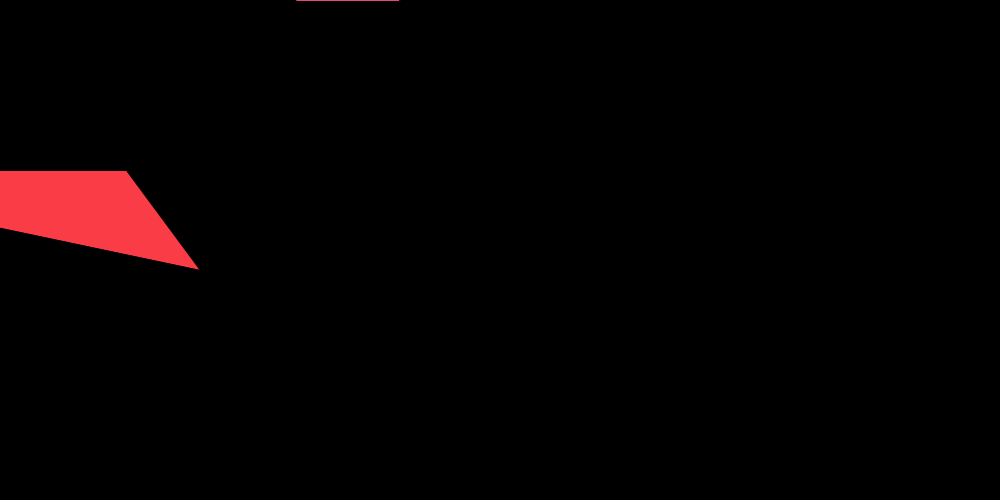
Frame 1 (no input)
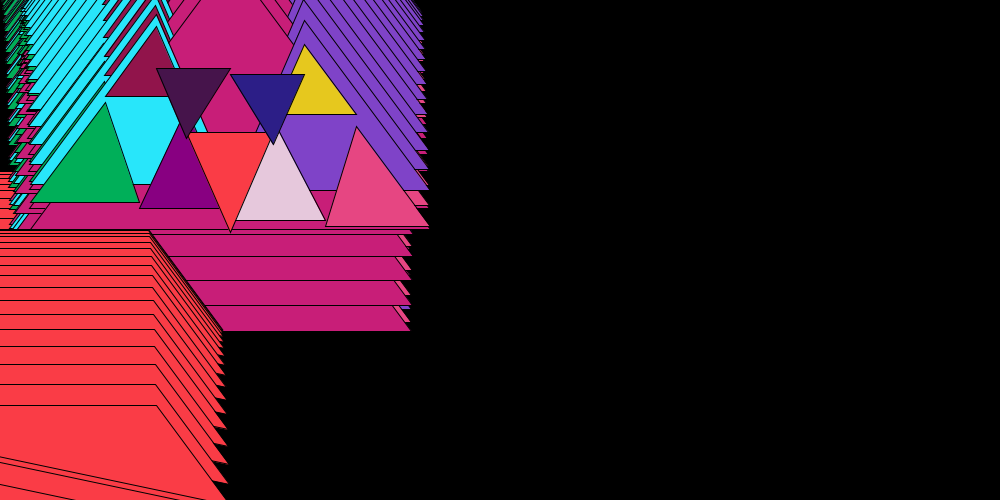
Frame 60 (the mouse pressed at the canvas centre just before this capture)
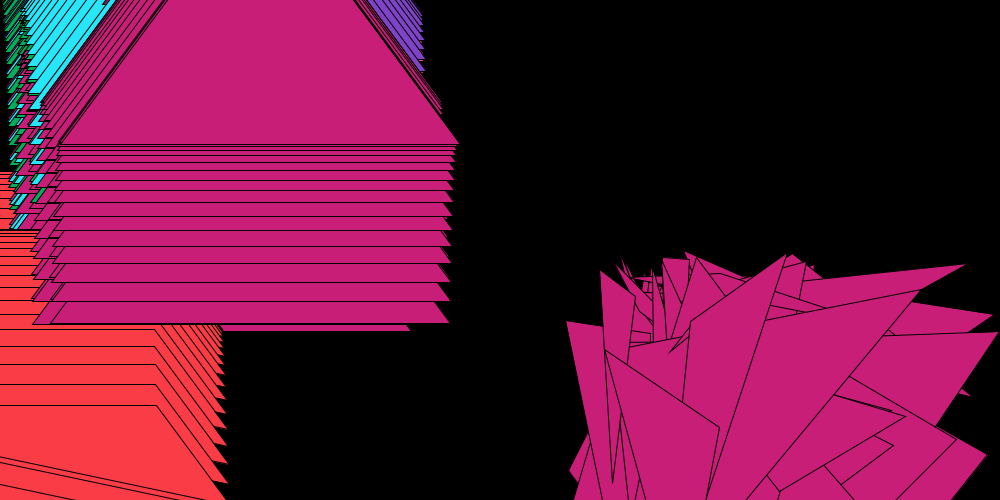
Frame 120 (the mouse held since frame 60 and released just before this capture)

The Processing sketch that drew these frames (run headless with seeded random() and noise(); from frame 60 on, the mouse is pressed at the canvas centre):

// Processing sketch: processing_147603
// ── processing_147603.pde

Pyramid myPyramid1;
Pyramid myPyramid2;
Pyramid myPyramid3;
Pyramid myPyramid4;
Pyramid myPyramid5;
Pyramid myPyramid6;
Pyramid myPyramid7;
Pyramid myPyramid8;
Pyramid myPyramid9;
Pyramid myPyramid10;
Pyramid myPyramid11;
Pyramid myPyramid12;
Pyramid myPyramid13;
float gravity=0.1;
float speed=0;

void setup(){
  size(1000,500); //Set the size of the window
  frameRate(120);
  background(0);
  myPyramid1=new Pyramid(mouseX,mouseY,mouseX+200,mouseY-270,mouseX+400,mouseY,color(200,30,120));
  myPyramid2=new Pyramid(mouseX+126,mouseY+170,mouseX+200,mouseY+270,mouseX-274,mouseY+170,color(250,60,70));
  myPyramid3=new Pyramid(mouseX,mouseY,mouseX+126,mouseY-170,mouseX+200,mouseY,color(40,230,250));
  myPyramid4=new Pyramid(mouseX+200,mouseY,mouseX+274,mouseY-170,mouseX+400,mouseY,color(127,67,200));
  myPyramid5=new Pyramid(mouseX+75,mouseY-100,mouseX+126,mouseY-170,mouseX+156,mouseY-100,color(145,20,75));
  myPyramid6=new Pyramid(mouseX,mouseY,mouseX+75,mouseY-100,mouseX+109,mouseY,color(0,175,89));
  myPyramid7=new Pyramid(mouseX+109,mouseY,mouseX+156,mouseY-100,mouseX+200,mouseY,color(136,0,129));
  myPyramid8=new Pyramid(mouseX+243,mouseY-100,mouseX+274,mouseY-170,mouseX+326,mouseY-100,color(230,200,30));
  myPyramid9=new Pyramid(mouseX+200,mouseY,mouseX+243,mouseY-100,mouseX+295,mouseY,color(230,200,220));
  myPyramid10=new Pyramid(mouseX+295,mouseY,mouseX+326,mouseY-100,mouseX+400,mouseY,color(230,70,130));
  myPyramid11=new Pyramid(mouseX+200,mouseY,mouseX+156,mouseY-100,mouseX+243,mouseY-100,color(250,60,70));
  myPyramid12=new Pyramid(mouseX+156,mouseY-100,mouseX+126,mouseY-170,mouseX+200,mouseY-170,color(70,20,75));
  myPyramid13=new Pyramid(mouseX+243,mouseY-100,mouseX+200,mouseY-170,mouseX+274,mouseY-170,color(44,30,135));
}

void draw(){
  myPyramid1.move();
  myPyramid1.display();
  myPyramid2.move();
  myPyramid2.display();
  myPyramid3.move();
  myPyramid3.display();
  myPyramid4.move();
  myPyramid4.display();
  myPyramid5.move();
  myPyramid5.display();
  myPyramid6.move();
  myPyramid6.display();
  myPyramid7.move();
  myPyramid7.display();
  myPyramid8.move();
  myPyramid8.display();
  myPyramid9.move();
  myPyramid9.display();
  myPyramid10.move();
  myPyramid10.display();
  myPyramid11.move();
  myPyramid11.display();
  myPyramid12.move();
  myPyramid12.display();
  myPyramid13.move();
  myPyramid13.display();
}

class Pyramid{
  
  float posx;
  float posy;
  float pos2x;
  float pos2y;
  float pos3x;
  float pos3y;
  color c;
  
  Pyramid(float tempposX, float tempposY, float temppos2X, float temppos2Y, float temppos3X, float temppos3Y, color tempC){
    posx=tempposX;
    posy=tempposY;
    pos2x=temppos2X;
    pos2y=temppos2Y;
    pos3x=temppos3X;
    pos3y=temppos3Y;
    c=tempC;
  }
  
  void display(){
    stroke(0);
    fill(c);
    triangle(posx,posy,pos2x,pos2y,pos3x,pos3y);
    
    if(mousePressed){
      translate(mouseX,mouseY);
      triangle(random(100,200), random(100), random(100,300), random(500), random(50,500), random(300));
      fill(random(100), random(200), random(130));
      stroke(0);
    }
  }
  
  void move(){
    speed=speed+gravity;
    posx=posx+0.5;
    pos2x=pos2x+0.5;
    pos3x=pos3x+0.5;
    posy=posy+speed;
    pos2y=pos2y+speed;
    pos3y=pos3y+speed;
    if (posy>=height){
      speed*=-0.95;
    }
    if (pos3x>=width || posx<=0){
      posx*=-1;
      pos2x*=-1;
      pos3x*=-1;
    }
  }
}

    
  
